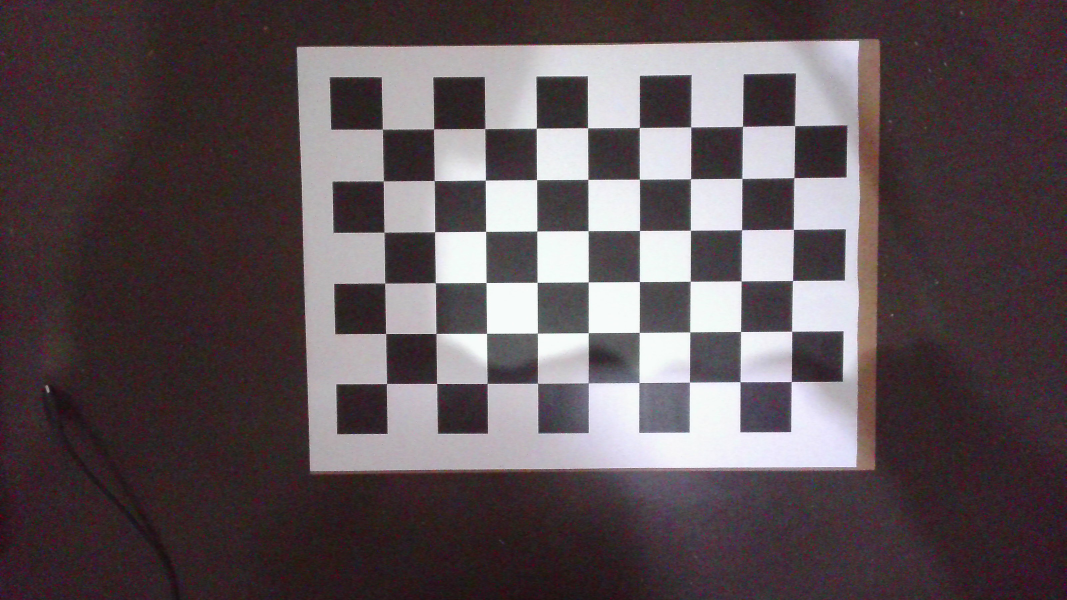
#> input picture Ordenador/WIN_20240223_11_33_58_Pro.jpg, 3200 x 1800 px (shown at 1/3 size); its folder holds only this picture in this run
$ python Experimento_Calibracion.py
#> lines starting #> are read from the running program, lines starting #| are printed output that depends on the picture; long printed decimals are rounded
#! /usr/bin/env python
# -*- coding: utf-8 -*-

# Importar librer韆s

import cv2
import numpy as np
import os
import time
# Variables globales

LONGITUD = 3.6

ESCALA_JUAN = (960,540)
ESCALA_PEQ = (1920,1080)


URI_JUAN = "Ordenador"
URI_PATTERNPEQ = "PatternPeq"

GRID_GRANDE = (9,6)
GRID_PEQ = (5,4)

OBJPOINTS_GRANDE = np.zeros((9*6,3),np.float32)
OBJPOINTS_GRANDE[:,:2] = np.mgrid[0:9,0:6].T.reshape(-1,2)
OBJPOINTS_GRANDE = OBJPOINTS_GRANDE*LONGITUD

OBJPOINTS_PEQ = np.zeros((5*4,3),np.float32)
OBJPOINTS_PEQ[:,:2] = np.mgrid[0:5,0:4].T.reshape(-1,2)
OBJPOINTS_PEQ = OBJPOINTS_PEQ*LONGITUD


URI = URI_JUAN
ESCALA = ESCALA_JUAN
OBJPOINTS = OBJPOINTS_GRANDE
GRID = GRID_GRANDE
CRITERIA = (cv2.TERM_CRITERIA_EPS + cv2.TERM_CRITERIA_MAX_ITER, 40, 0.005)

# Funci髇 de calibraci髇 de c醡ara empleando n im醙enes

def Calibrar(num_img):

    # Definici髇 de variables
    count = 0
    objpoints_array = []
    imgpoints_array = []

    imgs_name = [f for f in os.listdir(URI) if f.endswith('.jpg')]  # Obtener nombres de archivos dentro de la carpeta

    for img_name in imgs_name:

        img = cv2.imread(URI+"/"+img_name)  # Cargar imagen

        if img is None: # Comprobar que la imagen se ha podido leer
            print('Error al cargar la imagen')
            quit()

        img = cv2.resize(img, ESCALA)
        img_gray = cv2.cvtColor(img, cv2.COLOR_BGR2GRAY)

        ret, corners = cv2.findChessboardCorners(img_gray, GRID, None)     # Encontrar esquinas del patr髇 de calibraci髇


        if ret:     # Si se ha podido encontrar

            count += 1          # A馻dir informaci髇 neceria del punto para la calibraci髇
            objpoints_array.append(OBJPOINTS)

            corners2 = cv2.cornerSubPix(img_gray, corners, (11,11), (-1,-1), CRITERIA)
            imgpoints_array.append(corners2)


        if count == num_img:    # Si se alcanzan el n鷐ero de im醙enes establecidos para la calibraci髇
            break

    ret, mtx, dist, rvecs, tvecs = cv2.calibrateCamera(objpoints_array, imgpoints_array, img_gray.shape[::-1], None, None)  # Calibrar la c醡ara
    return mtx, dist    # Devolver par醡etros intr韓secos


    # Calcular RMS del error de reproyecci髇

def Comprobar_Error(mtx, dist):

    # Definir variables necesarias

    mean_error = 0
    count_imgs = 0
    imgs_name = [f for f in os.listdir("Ordenador") if f.endswith('.jpg')]

    objpoints_array = []
    imgpoints_array = []


    for img_name in imgs_name:

        img = cv2.imread("Ordenador/"+img_name)  # Obtener imagen

        if img is None:     # Comprobar que se ha cargado correctamente
            print('Error al cargar la imagen')
            quit()

        img = cv2.resize(img, ESCALA)
        img_gray = cv2.cvtColor(img, cv2.COLOR_BGR2GRAY)

        ret, corners = cv2.findChessboardCorners(img_gray, GRID_GRANDE, None) # Encontrar esquinas del patr髇 de calibraci髇

        if ret:     # Si se ha encontrado el patr髇

            count_imgs += 1
            corners2 = cv2.cornerSubPix(img_gray, corners, (11,11), (-1,-1), CRITERIA)

            ret, rvecs, tvecs = cv2.solvePnP(OBJPOINTS_GRANDE, corners2, mtx, dist, True, cv2.SOLVEPNP_ITERATIVE)  # Obtener par醡etros extr韓secos

            imgpoints2, _ = cv2.projectPoints(OBJPOINTS_GRANDE, rvecs, tvecs, mtx, dist)   # Proyectar puntos conociendo todos los par醡etros de la c醡ara

            for i in range(len(imgpoints2)):
                error = cv2.norm(corners2[i], imgpoints2[i], cv2.NORM_L2)/len(imgpoints2)     # Obtener error entre las proyecciones y esquinas del patr髇 encontrados.
                mean_error += error

    mean_error = mean_error/count_imgs  # Calcular error medio

    return mean_error

def main():

    imgs_name = [f for f in os.listdir(URI) if f.endswith('.jpg')]


    for num_img_calib in range(1,len(imgs_name)+1): # Cada iteraci髇 se a馻de una imagen m醩 a la calibraci髇
        inicio = time.time()
        mtx, dist = Calibrar(num_img_calib)
#> in Calibrar, img is the input picture: shape (1800, 3200, 3); mean B, G, R 85.3, 81.5, 93.1
#> in Calibrar, `img = cv2.resize(img, ESCALA)`:
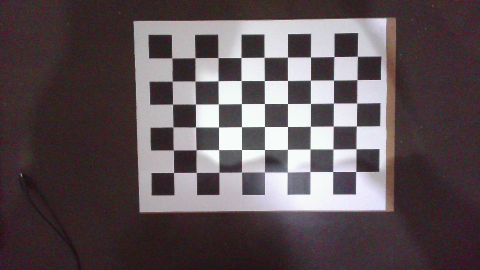
#> img: shape (540, 960, 3) (shown at 1/2 size); mean B, G, R 85.3, 81.5, 93
#> in Calibrar, `img_gray = cv2.cvtColor(img, cv2.COLOR_BGR2GRAY)`:
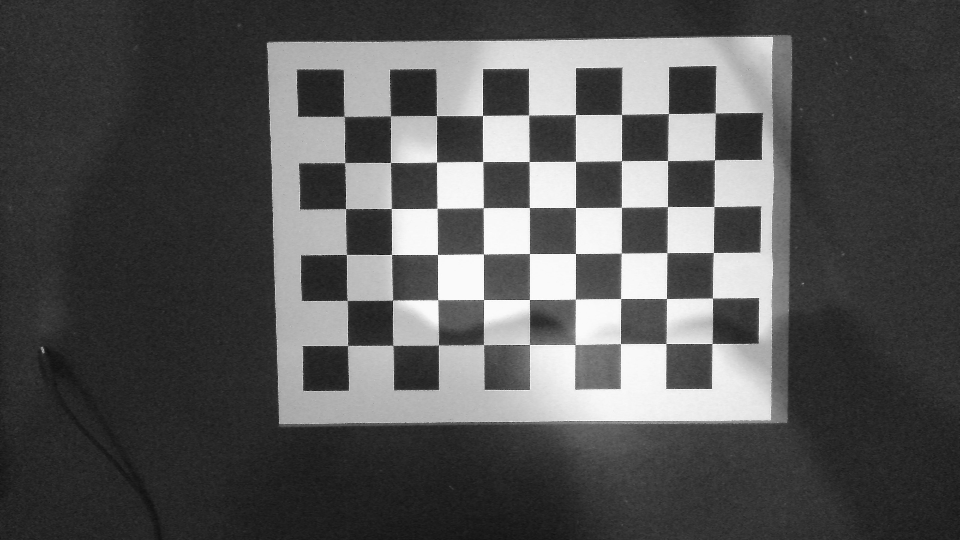
#> img_gray: shape (540, 960); min 16, max 254, mean 85.4
#> in Calibrar, `ret, corners = cv2.findChessboardCorners(img_gray, GRID, None)`: ret = True; corners = 54 rows, first 8: [344, 116.1], [390.5, 115.8], [436.4, 115.5], [482.5, 115.4], [528.6, 114.9], [575.5, 114.5], [621.6, 114.5], [668.6, 113.4]
#> in Calibrar, `corners2 = cv2.cornerSubPix(img_gray, corners, (11,11), (-1,-1), CRITE..`: corners2 = 54 rows, first 8: [344.2, 116.3], [390.5, 115.8], [436.5, 115.6], [482.5, 115.5], [528.6, 115], [575.5, 114.5], [621.5, 114.5], [668.4, 113.5]
#> in Calibrar, `ret, mtx, dist, rvecs, tvecs = cv2.calibrateCamera(objpoints_array, im..`: ret = 0.252; mtx = [[698.2, 0, 478.7], [0, 697, 262.4], [0, 0, 1]]; dist = [[-0.177, 1.65, -0.00385, 0.000873, -3.99]]; rvecs = ([0.0461, 0.00644, -0.00577],); tvecs = ([-10.49, -11.39, 54.19],)
#> mtx = [[698.2, 0, 478.7], [0, 697, 262.4], [0, 0, 1]]; dist = [[-0.177, 1.65, -0.00385, 0.000873, -3.99]]
        print(f"Tiempo de calibracion: {(time.time()-inicio)*1000}")
        error = Comprobar_Error(mtx, dist)
#> in Comprobar_Error, `ret, corners = cv2.findChessboardCorners(img_gray, GRID_GRANDE, None)`: ret = True
#> in Comprobar_Error, `ret, rvecs, tvecs = cv2.solvePnP(OBJPOINTS_GRANDE, corners2, mtx, dist..`: rvecs = [0.0461, 0.00644, -0.00577]; tvecs = [-10.49, -11.39, 54.19]
#> in Comprobar_Error, `imgpoints2, _ = cv2.projectPoints(OBJPOINTS_GRANDE, rvecs, tvecs, mtx,..`: imgpoints2 = 54 rows, first 8: [344.1, 116.3], [390.2, 116], [436.4, 115.6], [482.6, 115.3], [528.9, 115], [575.3, 114.6], [621.7, 114.2], [668.4, 113.6]
#> the loop in Comprobar_Error, `for i in range(len(imgpoints2)):` made 54 passes
#> (error, mean_error) on passes 1 to 8: (0.00123, 0.00123), (0.0065, 0.00773), (0.00183, 0.00957), (0.00463, 0.0142), (0.0069, 0.0211), (0.00439, 0.0255), (0.00538, 0.0309), (0.00284, 0.0337)
#> after the loop in Comprobar_Error, `for i in range(len(imgpoints2)):`: mean_error = 0.23
#> error = 0.23

        print(f"El error de calibracion con {num_img_calib} imagenes, es {error}")
#| El error de calibracion con 1 imagenes, es 0.2296


if __name__ == "__main__":

    main()

$ run again, on Ordenador/WIN_20240223_11_34_22_Pro.jpg
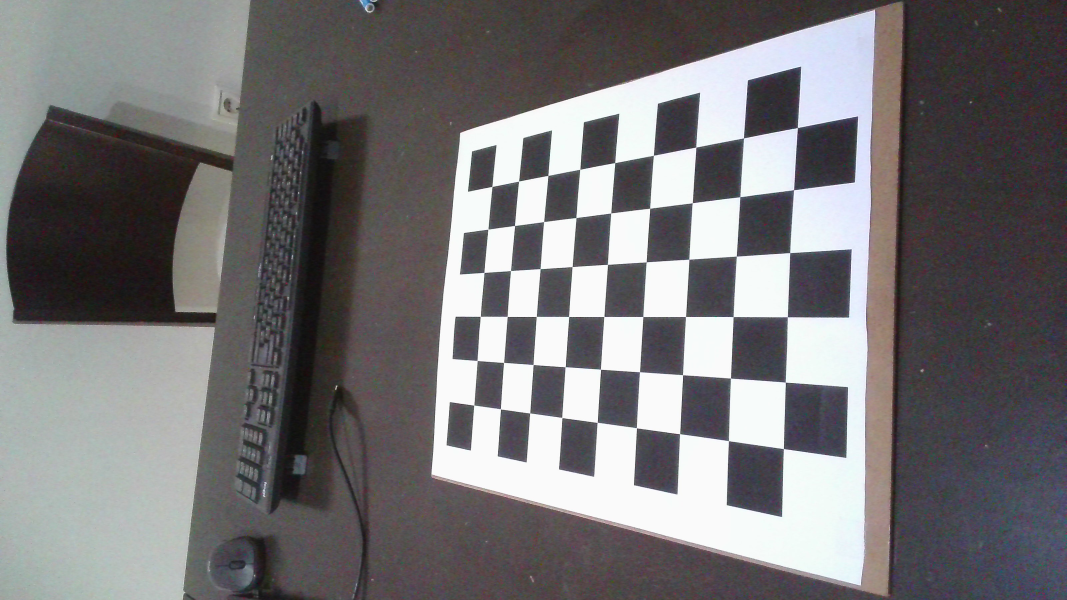
#> input picture Ordenador/WIN_20240223_11_34_22_Pro.jpg, 3200 x 1800 px (shown at 1/3 size)
#> in Calibrar, img is the input picture: shape (1800, 3200, 3); mean B, G, R 117.9, 116.2, 118.1
#> in Calibrar, `img = cv2.resize(img, ESCALA)`:
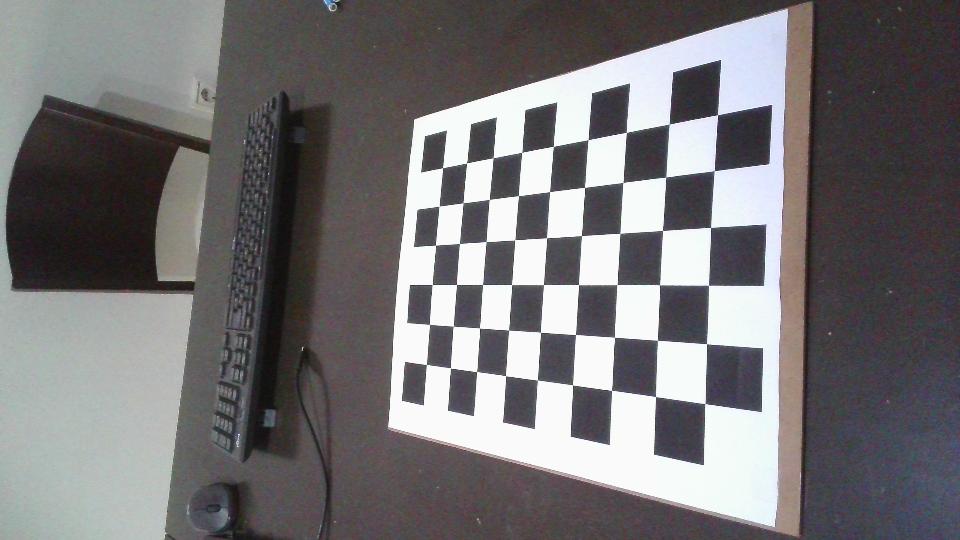
#> img: shape (540, 960, 3); mean B, G, R 117.8, 116.1, 118.1
#> in Calibrar, `ret, corners = cv2.findChessboardCorners(img_gray, GRID, None)`: ret = True; corners = 54 rows, first 8: [442.5, 167.6], [466.4, 163], [493.2, 157.4], [521.6, 152.4], [553.4, 146.5], [588.2, 139.5], [626.4, 132.5], [669.3, 124]
#> in Calibrar, `corners2 = cv2.cornerSubPix(img_gray, corners, (11,11), (-1,-1), CRITE..`: corners2 = 54 rows, first 8: [442.7, 167.7], [466.7, 162.9], [493.1, 157.8], [522.1, 152.3], [553.2, 146.3], [588.2, 139.6], [626.4, 132.3], [669.3, 124.1]
#> in Calibrar, `ret, mtx, dist, rvecs, tvecs = cv2.calibrateCamera(objpoints_array, im..`: ret = 0.242; mtx = [[740.9, 0, 498.5], [0, 785.4, 252.3], [0, 0, 1]]; dist = [[-0.284, 4.01, 0.00302, 0.044, -14.39]]; rvecs = ([-0.145, 0.807, 0.0269],); tvecs = ([-5.52, -7.79, 71.42],)
#> in main, `mtx, dist = Calibrar(num_img_calib)`: mtx = [[740.9, 0, 498.5], [0, 785.4, 252.3], [0, 0, 1]]; dist = [[-0.284, 4.01, 0.00302, 0.044, -14.39]]
#> in Comprobar_Error, `ret, corners = cv2.findChessboardCorners(img_gray, GRID_GRANDE, None)`: ret = True
#> in Comprobar_Error, `ret, rvecs, tvecs = cv2.solvePnP(OBJPOINTS_GRANDE, corners2, mtx, dist..`: rvecs = [-0.145, 0.807, 0.0269]; tvecs = [-5.52, -7.79, 71.42]
#> imgpoints2 = 54 rows, first 8: [442.5, 167.7], [466.7, 162.9], [493, 157.8], [521.8, 152.3], [553.3, 146.3], [588, 139.7], [626.3, 132.5], [669.2, 124.3]
#> the loop in Comprobar_Error, `for i in range(len(imgpoints2)):` made 54 passes
#> (error, mean_error) on passes 1 to 8: (0.00289, 0.00289), (0.00091, 0.0038), (0.00198, 0.00577), (0.00607, 0.0118), (0.00152, 0.0134), (0.00446, 0.0178), (0.00394, 0.0218), (0.00362, 0.0254)
#> after the loop in Comprobar_Error, `for i in range(len(imgpoints2)):`: mean_error = 0.212
#| El error de calibracion con 1 imagenes, es 0.2122

$ run again, on Ordenador/WIN_20240223_11_34_28_Pro.jpg
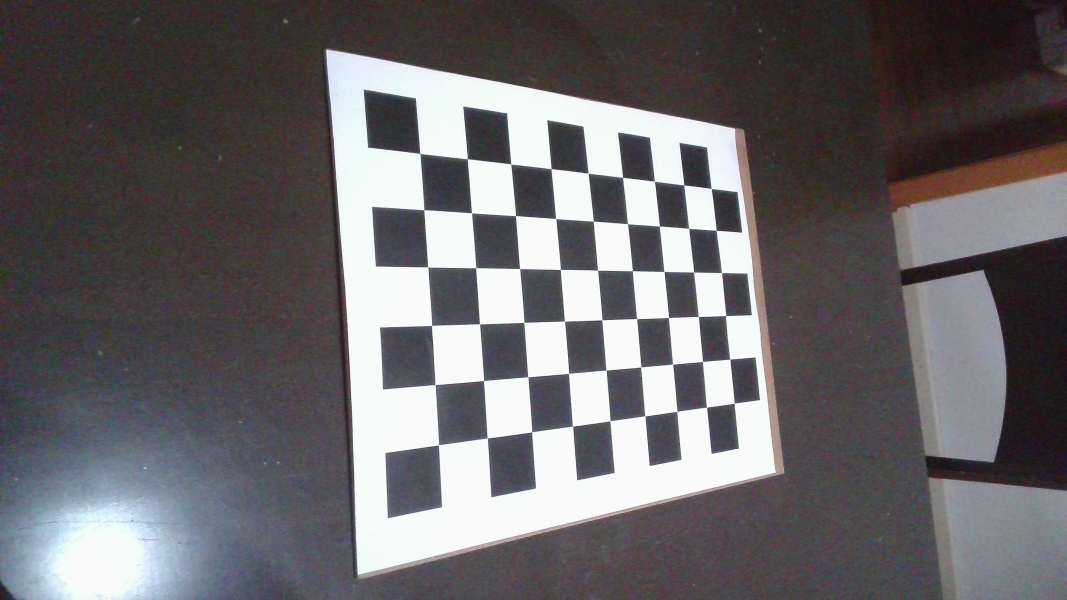
#> input picture Ordenador/WIN_20240223_11_34_28_Pro.jpg, 3200 x 1800 px (shown at 1/3 size)
#> in Calibrar, img is the input picture: shape (1800, 3200, 3); mean B, G, R 106.6, 103.9, 106.4
#> in Calibrar, `img = cv2.resize(img, ESCALA)`:
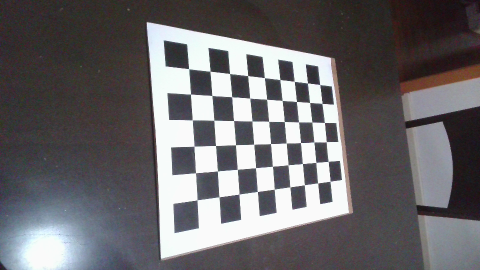
#> img: shape (540, 960, 3) (shown at 1/2 size); mean B, G, R 106.5, 103.9, 106.3
#> in Calibrar, `img_gray = cv2.cvtColor(img, cv2.COLOR_BGR2GRAY)`:
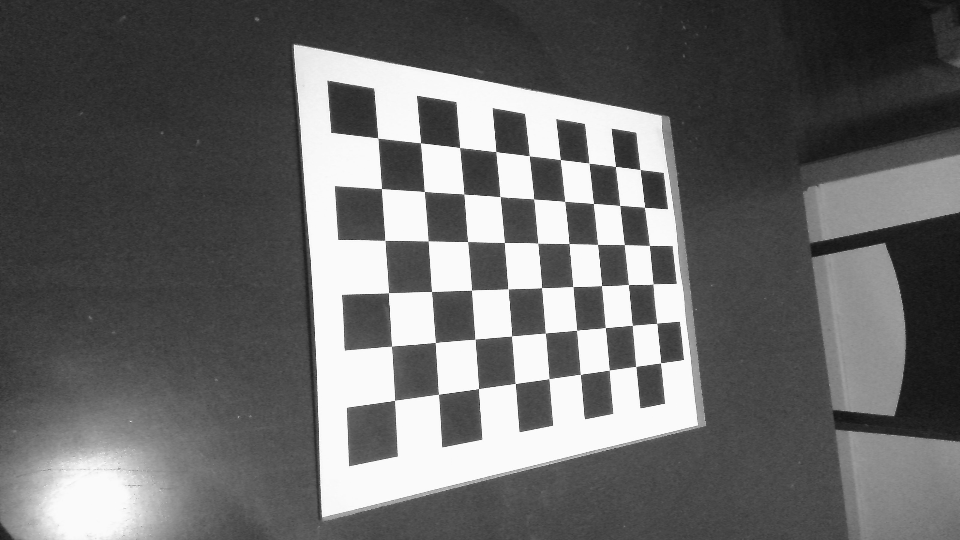
#> img_gray: shape (540, 960); min 14, max 254, mean 104.9
#> in Calibrar, `ret, corners = cv2.findChessboardCorners(img_gray, GRID, None)`: ret = True; corners = 54 rows, first 8: [377.5, 137.8], [420.4, 142.7], [459.5, 147.5], [495.7, 151.3], [529.4, 155.7], [560.5, 159.5], [589, 163.2], [615.5, 166.5]
#> in Calibrar, `corners2 = cv2.cornerSubPix(img_gray, corners, (11,11), (-1,-1), CRITE..`: corners2 = 54 rows, first 8: [377.9, 137.9], [420.5, 142.8], [459.8, 147.6], [495.8, 151.6], [529.2, 155.7], [560.2, 159.5], [588.9, 163.1], [615.4, 166.4]
#> in Calibrar, `ret, mtx, dist, rvecs, tvecs = cv2.calibrateCamera(objpoints_array, im..`: ret = 0.198; mtx = [[1047.4, 0, 477.7], [0, 925.6, 190.7], [0, 0, 1]]; dist = [[-0.272, 2.24, 0.0157, -0.041, -8.02]]; rvecs = ([-0.175, -0.811, -0.0105],); tvecs = ([-6.16, -3.71, 65.17],)
#> in main, `mtx, dist = Calibrar(num_img_calib)`: mtx = [[1047.4, 0, 477.7], [0, 925.6, 190.7], [0, 0, 1]]; dist = [[-0.272, 2.24, 0.0157, -0.041, -8.02]]
#> in Comprobar_Error, `ret, corners = cv2.findChessboardCorners(img_gray, GRID_GRANDE, None)`: ret = True
#> in Comprobar_Error, `ret, rvecs, tvecs = cv2.solvePnP(OBJPOINTS_GRANDE, corners2, mtx, dist..`: rvecs = [-0.175, -0.811, -0.0105]; tvecs = [-6.16, -3.71, 65.17]
#> imgpoints2 = 54 rows, first 8: [377.8, 138.1], [420.5, 143], [459.8, 147.5], [496, 151.8], [529.4, 155.8], [560.3, 159.5], [588.9, 163.1], [615.5, 166.4]
#> the loop in Comprobar_Error, `for i in range(len(imgpoints2)):` made 54 passes
#> (error, mean_error) on passes 1 to 8: (0.00447, 0.00447), (0.0028, 0.00727), (0.00115, 0.00842), (0.00433, 0.0127), (0.00424, 0.017), (0.00122, 0.0182), (0.00127, 0.0195), (0.00146, 0.0209)
#> after the loop in Comprobar_Error, `for i in range(len(imgpoints2)):`: mean_error = 0.175
#| El error de calibracion con 1 imagenes, es 0.1748
